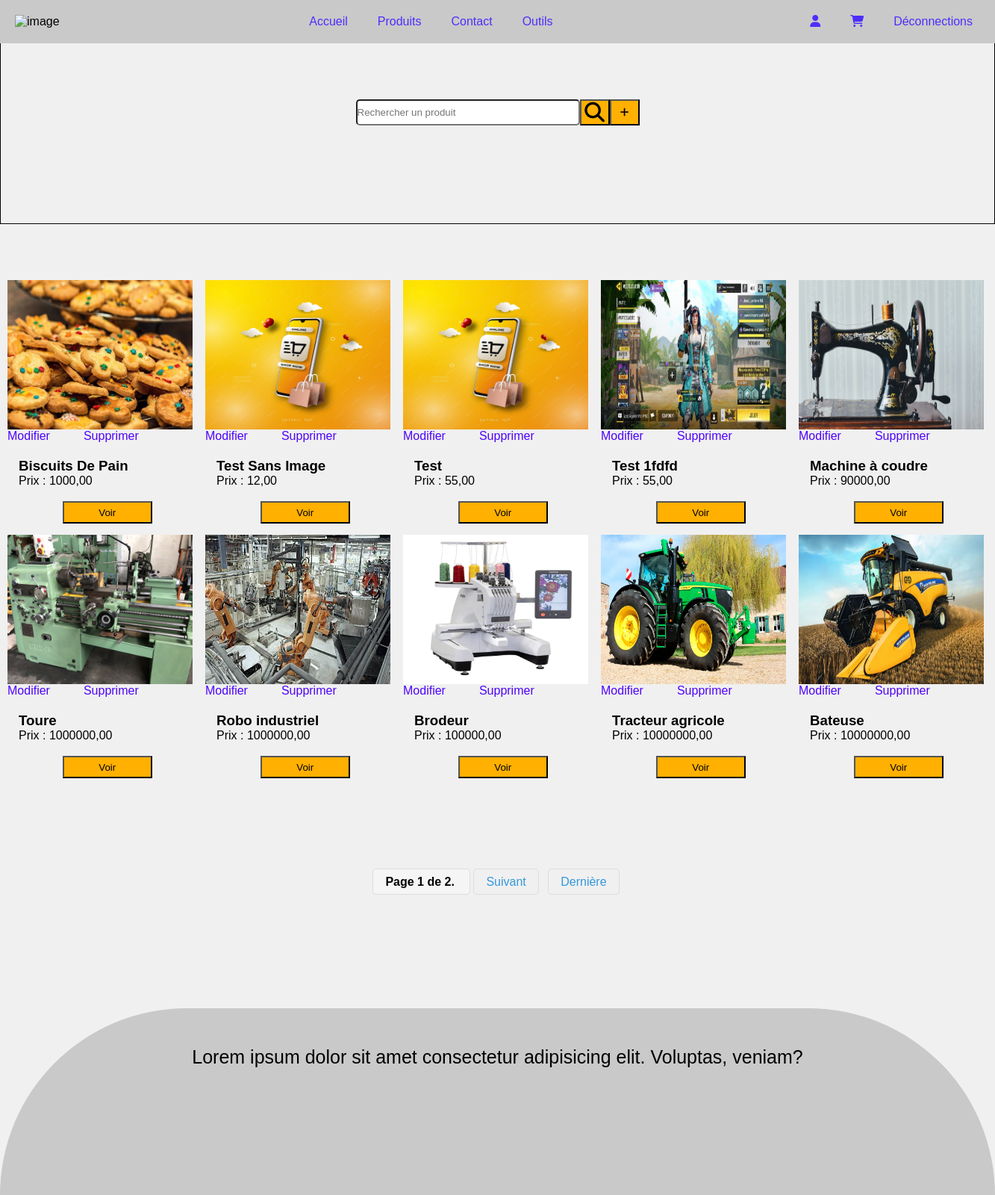
Page /tableau-de-bord/ (signed in) on the committed database.
### siteweb/models.py (models this page shows, shortened)
class Products(models.Model):
    author = models.ForeignKey(get_user_model(), on_delete=models.CASCADE)
    category = models.ForeignKey(Category, on_delete=models.SET_NULL, null=True, blank=True)
    name = models.CharField(max_length=100)
    description = models.TextField(max_length=300)
    price = models.DecimalField(max_digits=10, decimal_places=2)
    stock = models.PositiveIntegerField()
    slug = models.CharField(max_length=100, unique=True, blank=True)
    status = models.BooleanField(default=True)
    date_on = models.DateTimeField(auto_now_add=True)
    image = models.ImageField(upload_to='products', blank=True, null=True)

### siteweb/views.py (the view)
# urls.py: path('tableau-de-bord/', TableauBord.as_view(), name='tableau-de-bord'),
class TableauBord(LoginRequiredMixin, UserPassesTestMixin, ListView):
    template_name = 'siteweb/tableau-de-bord.html'
    model = Products
    context_object_name = 'products'
    paginate_by = 10
    def test_func(self):
        return self.request.user.groups.filter(name='Fournisseur')
    def get_queryset(self):
        q = self.request.GET.get('q')
        if q:
            return Products.objects.filter(name__icontains=q, author=self.request.user)
        return Products.objects.filter(author=self.request.user)

### siteweb/templates/siteweb/tableau-de-bord.html (shortened to what this page needs)
{% extends 'index1.html' %}
{% block header %}
{% load static %}
<link rel="stylesheet" href="{% static 'siteweb/css/product.css' %}">
<link rel="stylesheet" href="https://cdnjs.cloudflare.com/ajax/libs/font-awesome/6.6.0/css/all.min.css"
 />
{% endblock %}
{% block container %}
<div class="product-container">
    <div class="accueil-image">
        <form method="GET" action="{% url 'tableau-de-bord' %}" class="search-form">
            <input type="search" name="q" placeholder="Rechercher un produit">
            <button type="submit" class="search-buttom"></button>
            <a href="{% url 'create-product' %}"><button class="search-buttom" type="button"><i
                        class="fa-solid fa-plus"></i></button></a>
        </form>
    </div>
    <div class="container-article">
        {% for product in products %}
        <article>
            <a href="{% url 'detail-product' slug=product.slug %}">
                {% if product.image %}
                <div class="image-carte">
                    <img src="{{ product.image.url }}" alt="image">
                </div>
                {% else %}
                <div class="image-carte">
                    <img src="{% static 'siteweb/images/image.png' %}" alt="image">
                </div>
                {% endif %}
            </a>
            <ul style="display: flex; gap: 45px;">
                <li style="list-style: none;"><a href="{% url 'update-product' slug=product.slug %}"
                        style="text-decoration: none; color:#4e04fc ;">Modifier</a>
                <li style="list-style: none;"><a href="{% url 'delete-product' slug=product.slug %}"
                        style="text-decoration: none; color:#4e04fc ; ">Supprimer</a></li>
            </ul>
            <h3 style="margin-top: 20px; margin-left: 15px;">{{product.name}}</h3>
            <p style=" margin-left: 15px; margin-bottom: 0px;">
                Prix : {{product.price}}<br><br>
                <a href="{% url 'detail-product' slug=product.slug %}"><button type="button">Voir</button></a>
            </p>
        </article>
        {% endfor %}
    </div>
    <div class="pagination">
        <span class="step-links">
            <span class="current">
                Page {{ page_obj.number }} de {{ page_obj.paginator.num_pages }}.
            </span>
            {% if page_obj.has_next %}
            <a href="?page={{ page_obj.next_page_number }}">Suivant</a>
            <a href="?page={{ page_obj.paginator.num_pages }}">Dernière</a>
            {% endif %}
        </span>
    </div>
</div>
{% endblock %}

### siteweb/templates/index1.html (shortened to what this page needs)
<!DOCTYPE html>
<html lang="fr">
<head>
    {% load static %}
    <link rel="stylesheet" href="{% static 'css/styles1.css' %}">
    <link rel="stylesheet" href="https://cdnjs.cloudflare.com/ajax/libs/font-awesome/6.6.0/css/all.min.css"
 />
    {% block header %}{% endblock%}
</head>
<body>
    <header>
        <nav>
            <picture>
                <img src="" alt="image">
            </picture>
            <ul class="menu">
                <li><a href="{% url 'list-product' %}">Accueil</a></li>
                <li class="dropdown">
                    <a href="#">Produits</a>
                </li>
                <li><a href="{% url 'contact' %}">Contact</a></li>
                {% for group in request.user.groups.all %}
                {% if group.name == 'Fournisseur' %}
                <li><a href="{% url 'tableau-de-bord' %}">Outils</a></li>
                {% endif %}
                {% endfor %}
            </ul>
            <ul class="menu">
                {% if user.is_authenticated %}
                <li><a href="/profile"><i class="fa-solid fa-user"></i></a></li>
                <li><a href="{% url 'order-list-product' %}"><i class="fa-solid fa-cart-shopping"></i></a></li>
                <li><a href="/accounts/logout/">Déconnections</a></li>
                {% else %}
                <li><a href="/accounts/login/">se connecter</a></li>
                <li><a href="/accounts/signup/">creé compte</a></li>
                {% endif %}
            </ul>
        </nav>
    </header>
    <div class="container-base">
    {% block container %}{% endblock %}
    </div>
    <div class="footer-container">
        <p class="footer-title">Lorem ipsum dolor sit amet consectetur adipisicing elit. Voluptas, veniam?</p>
    </div>
</body>
</html>

### siteweb/static/css/styles1.css (style rules this page uses)
* { margin: 0; padding: 0; box-sizing: border-box; }
body { font-family: Arial, sans-serif; }
nav { background-color: #c9c9c9; padding: 10px; display: flex; width: 100%; align-items: center; justify-content: space-between; padding-right: 20px; padding-left: 20px; position: fixed; top: 0; z-index: 3; }
.menu { list-style-type: none; display: flex; gap: 20px; }
.menu li { position: relative; }
.menu a { color: rgb(76, 46, 252); text-decoration: none; padding: 10px; display: block; }
.footer-container { display: flex; align-items: flex-start; justify-content: center; margin-top: 150px; width: 100%; height: 250px; border-top-left-radius: 300px; border-top-right-radius: 300px; border: 1px solid #c9c9c9; background-color: #c9c9c9; }
.footer-title { width: 100%; height: auto; display: flex; font-size: 25px; margin: 50px; justify-content: center; }

### siteweb/static/siteweb/css/product.css (style rules this page uses)
body { background-color:#f0f0f0 ; }
.product-container { width: 100%; height: auto; margin-bottom: 100px; }
.container-article { display: grid; grid-template-columns: repeat(5,250px); grid-template-rows: repeat(7,auto); gap: 15px; margin-left: 10px; margin-right: 10px; margin-bottom: 10px; padding-bottom: 25px; }
button { width: 120px; height: 30px; background-color: #ffb000; margin-left: 25%; margin-right: 25%; }
.image-carte { width: 248px; max-width: 248px; height: 200px; object-fit: contain; }
.image-carte img { width: 100%; height: 200px; }
.pagination { text-align: center; margin-top: 20px; }
.pagination .step-links a { color: #3498db; padding: 8px 16px; margin: 0 4px; border: 1px solid #ddd; border-radius: 5px; text-decoration: none; }
.pagination .step-links .current { padding: 8px 16px; border: 1px solid #ddd; border-radius: 5px; background-color: #f5f5f5; }
.pagination .step-links { display: inline-block; padding: 10px; }
.pagination .step-links a { color: #3498db; padding: 8px 16px; margin: 0 4px; border: 1px solid #ddd; border-radius: 5px; text-decoration: none; transition: background-color 0.3s ease; }
.pagination .step-links .current { padding: 8px 16px; border: 1px solid #ddd; border-radius: 5px; background-color: #f5f5f5; font-weight: bold; }
.search-form button { padding: 0px; margin: 0px; }
.search-form { display: flex; justify-content: center; align-items: center; position: relative; z-index: 2; }
.accueil-image { width: 100%; height: 300px; border: solid 1px; margin-bottom: 75px; display: flex; justify-content: center; align-items: center; }
input { height: 35px; width: 300px; border-radius: 5px; }
.search-buttom { width: 40px; height: 35px; }

### rows in the picture
Products: image (picture), name "Biscuits De Pain", price "1000,00"
Products: name "Test Sans Image", price "12,00"
Products: name "Test", price "55,00"
Products: image (picture), name "Test 1fdfd", price "55,00"
Products: image (picture), name "Machine à coudre", price "90000,00"
Products: image (picture), name "Toure", price "1000000,00"
Products: image (picture), name "Robo industriel", price "1000000,00"
Products: image (picture), name "Brodeur", price "100000,00"
Products: image (picture), name "Tracteur agricole", price "10000000,00"
Products: image (picture), name "Bateuse", price "10000000,00"

### other values in the picture
{{ page_obj.number }} "1"
{{ page_obj.paginator.num_pages }} "2"
